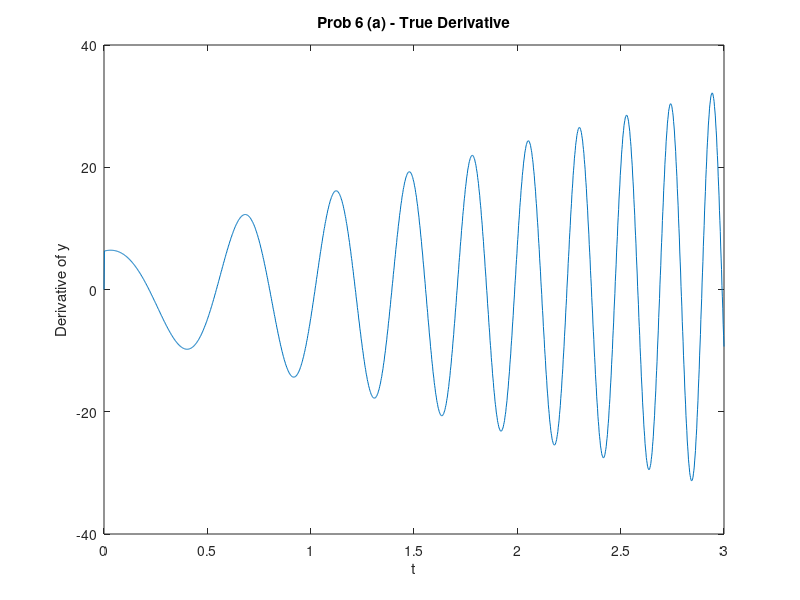
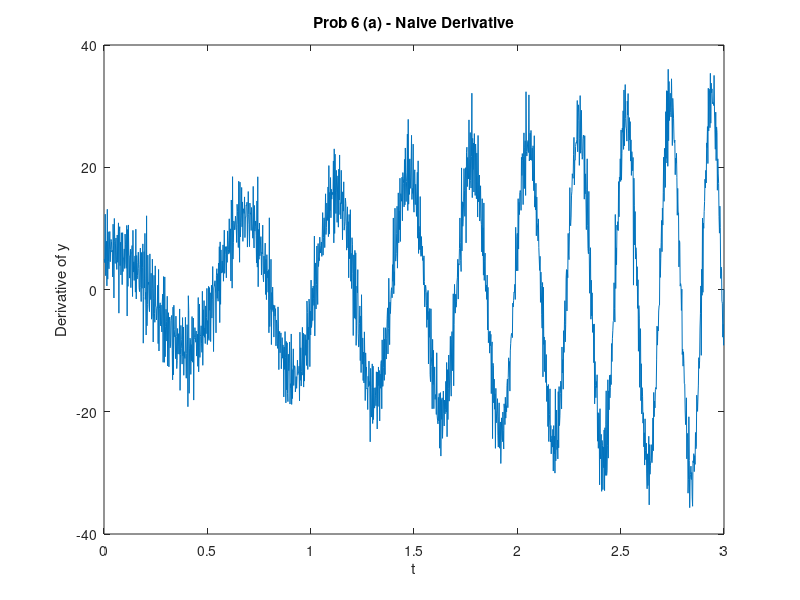
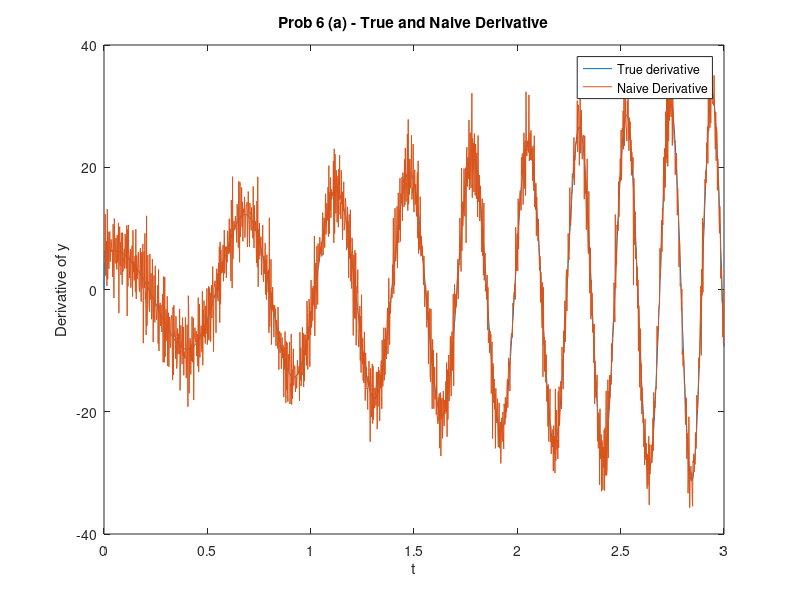

Write MATLAB code to recreate these figures, in order.
clear
load("HW4_Prob6.mat")
ndy = diff(y)./diff(t);
ndy(1501,1) = 0;

figure
plot(t,dy)
title('Prob 6 (a) - True Derivative')
xlabel('t')
ylabel('Derivative of y')

figure
plot(t,ndy)
title('Prob 6 (a) - Naive Derivative')
xlabel('t')
ylabel('Derivative of y')

figure
plot(t,dy)
title('Prob 6 (a) - True and Naive Derivative')
xlabel('t')
ylabel('Derivative of y')
hold on
plot(t,ndy)
legend('True derivative','Naive Derivative')
hold off